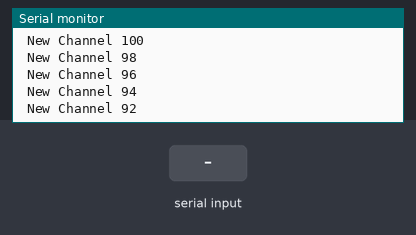
The sketch below on a simulated Arduino Uno, built with avr-gcc and run on an emulated ATmega328P. Shown: the last lines printed to the serial monitor. The inputs (shaded band) are chosen by the test bench. No radio packets arrive unless stated.

Above: at 1.3 s.
1.4 s: "90,45\n" received over Serial
At 2.2 s:
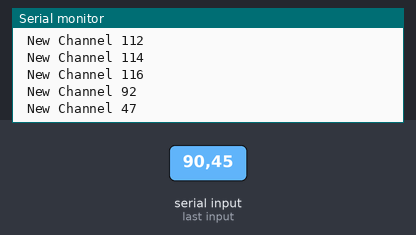
2.9 s: "30,150\n" received over Serial
At 3.6 s:
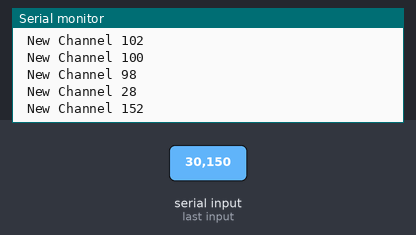
Timing chart, 0 to 5.9 s (numbered marks = the images above; inputs shaded):
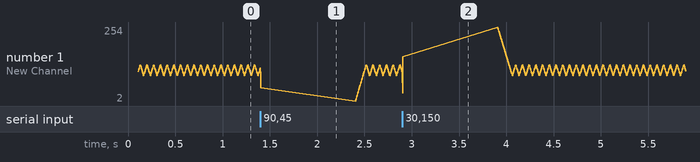

Measured:
- after the input at 1.4 s, the serial monitor: prints a new line at once (image 1)
- after the input at 2.9 s, the serial monitor: prints a new line at once (image 2)

The sketch:

FH_nrf24_Tx.ino
```cpp
#include <SPI.h>   // Comes with Arduino IDE
#include "RF24.h"  // Download and Install (See above)
byte i = 100;
boolean mode = true;
unsigned int flag = 0;
RF24 myRadio1 (9, 8);
RF24 myRadio2 (A1, 10);
void radio1_init();
void radio2_init();
unsigned int count = 0;
byte addresses1[][6] = {"1Node"};
byte addresses2[][6] = {"2Exos"};

byte dataTransmitted, prevData1, prevData2, dataReceived , ack1, ack2, prevack1;
byte tx[32] = {128, 129, 130, 131, 132, 133, 134, 255, 247, 252, 128, 129, 130, 131, 132, 133, 134, 255, 247, 252, 128, 129, 130, 131, 132, 133, 134, 255, 247, 252, 128, 147};
byte ack[32];
void setup()   /****** SETUP: RUNS ONCE ******/
{
  Serial.begin(115200);
  radio1_init();
  //  radio2_init();

  dataTransmitted = 0;
  prevData2 = dataTransmitted;

}


void loop()   /****** LOOP: RUNS CONSTANTLY ******/
{

  if ( myRadio1.write( &tx, sizeof(tx) )) {

    if (myRadio1.isAckPayloadAvailable())
    {
      myRadio1.read(&ack, sizeof(ack));
      Serial.print("Transmitted and Ack Recevied for data: ");
      for (int j = 0; j < 32; j++) {
        Serial.print(ack[j]);
        Serial.print(" ");
      }
    }
    for (int j = 0; j < 32; j++)
      tx[j]++;

    if (flag == 0) {
      i += 2;
    }
    else {
      i -= 2;
    }

    if ((i > 124) && (flag == 0)) {
      flag = 1;
    }
    else if ((i < 90) && (flag == 1)) {
      flag = 0;
    }

    myRadio1.setChannel(i);
    Serial.print(" New Channel "); Serial.println(i);

  }


  if (Serial.available()) {
    i = Serial.parseInt();
    myRadio1.setChannel(i);
  }
}
```

Radio_Initialization.ino
```cpp
void radio1_init() {
  pinMode(8, OUTPUT);
  digitalWrite(8, HIGH);
  myRadio1.begin();
  delay(100);
  myRadio1.setChannel(i);
  myRadio1.setPALevel(RF24_PA_MIN);
  myRadio1.setDataRate(RF24_2MBPS);
  myRadio1.setAutoAck(1);
  myRadio1.enableAckPayload();
  myRadio1.enableDynamicPayloads();
  myRadio1.setRetries(15, 15);
  myRadio1.setCRCLength(RF24_CRC_8);
  myRadio1.openWritingPipe( addresses1[0]);
}

void radio2_init() {
  pinMode(10, OUTPUT);
  digitalWrite(10, HIGH);
  myRadio2.begin();
  delay(100);
  myRadio2.setChannel(124);
  myRadio2.setPALevel(RF24_PA_MAX);
  myRadio2.setDataRate(RF24_2MBPS);
  myRadio2.setAutoAck(1);
  myRadio2.enableAckPayload();
  myRadio2.enableDynamicPayloads();
  myRadio2.setRetries(15, 15);
  myRadio2.setCRCLength(RF24_CRC_8);
  myRadio2.openReadingPipe(1, addresses2[0]);
  myRadio2.startListening();
}
```
